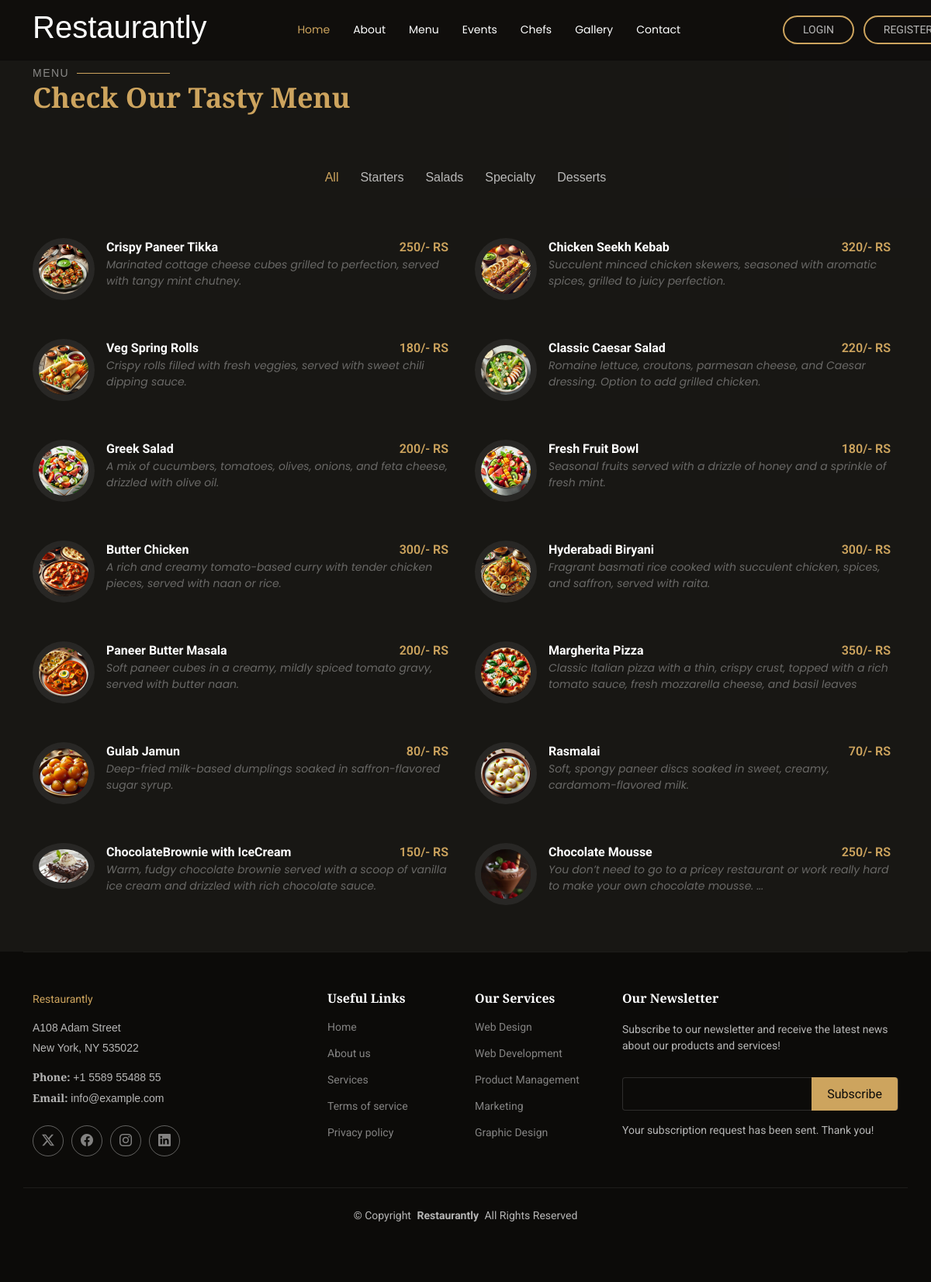
The page /menu on the database its author committed.
### myapp/models.py (models this page shows, shortened)
class Restaurent_Menu_Items(models.Model):
    Category_id = models.ForeignKey(Category, on_delete=models.CASCADE)
    Name = models.CharField(max_length=30)
    desc = models.CharField(max_length=300)
    price = models.IntegerField(default=0)
    image=models.ImageField(upload_to='photos')

### myapp/views.py (the view)
# urls.py: path('menu',views.Menu,name="Menu"),
def Menu(request):
    starters = Restaurent_Menu_Items.objects.filter(Category_id__Category_Name='Starters')
    salads = Restaurent_Menu_Items.objects.filter(Category_id__Category_Name='Salads')
    specialty = Restaurent_Menu_Items.objects.filter(Category_id__Category_Name='Specialty')
    desserts = Restaurent_Menu_Items.objects.filter(Category_id__Category_Name='desserts')
    context = {
        'starters': starters,
        'salads': salads,
        'specialty': specialty,
        'desserts': desserts,
    }
    return render(request, 'Menu.html',context)

### myapp/templates/Menu.html (shortened to what this page needs)
{% extends 'basic.html'  %}
{% block body %}
  <main>
    <section id="menu" class="menu section">
      <div class="container section-title" data-aos="fade-up">
        <h2 style="margin-top:30px;">Menu</h2>
        <p>Check Our Tasty Menu</p>
      </div>
     <div class="container isotope-layout" data-default-filter="*" data-layout="masonry" data-sort="original-order">
    <div class="row" data-aos="fade-up" data-aos-delay="100">
        <div class="col-lg-12 d-flex justify-content-center">
            <ul class="menu-filters isotope-filters">
                <li data-filter="*" class="filter-active">All</li>
                <li data-filter=".filter-starters">Starters</li>
                <li data-filter=".filter-salads">Salads</li>
                <li data-filter=".filter-specialty">Specialty</li>
                <li data-filter=".filter-desserts">Desserts</li>
            </ul>
        </div>
    </div>
    <div class="row isotope-container" data-aos="fade-up" data-aos-delay="200">
        {% for item in starters %}
        <div class="col-lg-6 menu-item isotope-item filter-starters">
            <img src="/media/{{ item.image }}" class="menu-img" alt="{{ item.Name }}">
            <div class="menu-content">
                <a href="{% url 'product_details' item.id %}">{{ item.Name }}</a><span>{{ item.price }}/- RS</span>
            </div>
            <div class="menu-ingredients">
                {{ item.desc }}
            </div>
        </div>
        {% endfor %}
        {% for item in salads %}
        <div class="col-lg-6 menu-item isotope-item filter-salads">
            <img src="/media/{{ item.image }}" class="menu-img" alt="{{ item.Name }}">
            <div class="menu-content">
                <a href="{% url 'product_details' item.id %}">{{ item.Name }}</a><span>{{ item.price }}/- RS</span>
            </div>
            <div class="menu-ingredients">
                {{ item.desc }}
            </div>
        </div>
        {% endfor %}
        {% for item in specialty %}
        <div class="col-lg-6 menu-item isotope-item filter-specialty">
            <img src="/media/{{ item.image }}" class="menu-img" alt="{{ item.Name }}">
            <div class="menu-content">
                <a href="{% url 'product_details' item.id %}">{{ item.Name }}</a><span>{{ item.price }}/- RS</span>
            </div>
            <div class="menu-ingredients">
                {{ item.desc }}
            </div>
        </div>
        {% endfor %}
        {% for item in desserts %}
        <div class="col-lg-6 menu-item isotope-item filter-desserts">
            <img src="/media/{{ item.image }}" class="menu-img" alt="{{ item.Name }}">
            <div class="menu-content">
                <a href="{% url 'product_details' item.id %}">{{ item.Name }}</a><span>{{ item.price }}/- RS</span>
            </div>
            <div class="menu-ingredients">
                {{ item.desc }}
            </div>
        </div>
        {% endfor %}
    </div>
</div>
    </section>
  </main>
{% endblock%}

### myapp/templates/basic.html (shortened to what this page needs)
<!DOCTYPE html>
<html lang="en">
<head>
  <link href="../static/vendor/bootstrap/css/bootstrap.min.css" rel="stylesheet">
  <link href="../static/vendor/bootstrap-icons/bootstrap-icons.css" rel="stylesheet">
  <link href="../static/vendor/aos/aos.css" rel="stylesheet">
  <link href="../static/vendor/glightbox/css/glightbox.min.css" rel="stylesheet">
  <link href="../static/vendor/swiper/swiper-bundle.min.css" rel="stylesheet">
  <link href="../static/css/main.css" rel="stylesheet">
</head>
<body class="index-page">
  <header id="header" class="header fixed-top">
    <div class="branding d-flex align-items-center">
      <div class="container position-relative d-flex align-items-center justify-content-between">
        <a href="/" class="d-flex align-items-center me-auto me-xl-0">
          <h1 class="sitename">Restaurantly</h1>
        </a>
        <nav id="navmenu" class="navmenu">
          <ul>
            <li><a href="/" class="active">Home<br></a></li>
            <li><a href="#about">About</a></li>
            <li><a href="../menu">Menu</a></li>
            <li><a href="../event">Events</a></li>
            <li><a href="#chefs">Chefs</a></li>
            <li><a href="#gallery">Gallery</a></li>
            <li><a href="../contact">Contact</a></li>
          </ul>
        </nav>
        {% if request.session.useremail %}
         <a class="btn-book-a-table d-none d-xl-block" style="margin-right:-10px; font-size:11px;" href="../booking">Book A Table</a>
         <a class="btn-book-a-table d-none d-xl-block" style="margin-right:-70px; font-size:11px" href="../logout">Logout</a>
        {% else %}
         <a class="btn-book-a-table d-none d-xl-block" style="margin-right:-120px;" href="../login">Login</a>
         <a class="btn-book-a-table d-none d-xl-block" style="margin-right:-70px;" href="../sign_up">Register</a>
        {% endif %}
      </div>
    </div>
  </header>
   {% block body %}{% endblock%}
  <footer id="footer" class="footer">
    <div class="container footer-top">
      <div class="row gy-4">
        <div class="col-lg-4 col-md-6 footer-about">
          <a href="index.html" class="d-flex align-items-center">
            <span class="sitename">Restaurantly</span>
          </a>
          <div class="footer-contact pt-3">
            <p>A108 Adam Street</p>
            <p>New York, NY 535022</p>
            <p class="mt-3"><strong>Phone:</strong> <span>+1 5589 55488 55</span></p>
            <p><strong>Email:</strong> <span>info@example.com</span></p>
          </div>
          <div class="social-links d-flex mt-4">
            <a href=""><i class="bi bi-twitter-x"></i></a>
            <a href=""><i class="bi bi-facebook"></i></a>
            <a href=""><i class="bi bi-instagram"></i></a>
            <a href=""><i class="bi bi-linkedin"></i></a>
          </div>
        </div>
        <div class="col-lg-2 col-md-3 footer-links">
          <h4>Useful Links</h4>
          <ul>
            <li><a href="/">Home</a></li>
            <li><a href="/">About us</a></li>
            <li><a href="/">Services</a></li>
            <li><a href="/">Terms of service</a></li>
            <li><a href="/">Privacy policy</a></li>
          </ul>
        </div>
        <div class="col-lg-2 col-md-3 footer-links">
          <h4>Our Services</h4>
          <ul>
            <li><a href="#">Web Design</a></li>
            <li><a href="#">Web Development</a></li>
            <li><a href="#">Product Management</a></li>
            <li><a href="#">Marketing</a></li>
            <li><a href="#">Graphic Design</a></li>
          </ul>
        </div>
        <div class="col-lg-4 col-md-12 footer-newsletter">
          <h4>Our Newsletter</h4>
          <p>Subscribe to our newsletter and receive the latest news about our products and services!</p>
          <form action="forms/newsletter.php" method="post" class="form">
            <div class="newsletter-form"><input type="email" name="email"><input type="submit" value="Subscribe"></div>
            <div class="sent-message">Your subscription request has been sent. Thank you!</div>
          </form>
        </div>
      </div>
    </div>
    <div class="container copyright text-center mt-4">
      <p>© <span>Copyright</span> <strong class="px-1 sitename">Restaurantly</strong> <span>All Rights Reserved</span></p>
    </div>
  </footer>
</body>
</html>

### rows shown on the page
Restaurent_Menu_Items: image (picture), Name "Crispy Paneer Tikka", price "250", desc "Marinated cottage cheese cubes grilled to perfection, served with tangy mint chutney."
Restaurent_Menu_Items: image (picture), Name "Chicken Seekh Kebab", price "320", desc "Succulent minced chicken skewers, seasoned with aromatic spices, grilled to juicy perfection."
Restaurent_Menu_Items: image (picture), Name "Veg Spring Rolls", price "180", desc "Crispy rolls filled with fresh veggies, served with sweet chili dipping sauce."
Restaurent_Menu_Items: image (picture), Name "Classic Caesar Salad", price "220", desc "Romaine lettuce, croutons, parmesan cheese, and Caesar dressing. Option to add grilled chicken."
Restaurent_Menu_Items: image (picture), Name "Greek Salad", price "200", desc "A mix of cucumbers, tomatoes, olives, onions, and feta cheese, drizzled with olive oil."
Restaurent_Menu_Items: image (picture), Name "Fresh Fruit Bowl", price "180", desc "Seasonal fruits served with a drizzle of honey and a sprinkle of fresh mint."
Restaurent_Menu_Items: image (picture), Name "Butter Chicken", price "300", desc "A rich and creamy tomato-based curry with tender chicken pieces, served with naan or rice."
Restaurent_Menu_Items: image (picture), Name "Hyderabadi Biryani", price "300", desc "Fragrant basmati rice cooked with succulent chicken, spices, and saffron, served with raita."
Restaurent_Menu_Items: image (picture), Name "Paneer Butter Masala", price "200", desc "Soft paneer cubes in a creamy, mildly spiced tomato gravy, served with butter naan."
Restaurent_Menu_Items: image (picture), Name "Margherita Pizza", price "350", desc "Classic Italian pizza with a thin, crispy crust, topped with a rich tomato sauce, fresh mozzarella cheese, and basil leaves"
Restaurent_Menu_Items: image (picture), Name "Gulab Jamun", price "80", desc "Deep-fried milk-based dumplings soaked in saffron-flavored sugar syrup."
Restaurent_Menu_Items: image (picture), Name "Rasmalai", price "70", desc "Soft, spongy paneer discs soaked in sweet, creamy, cardamom-flavored milk."
Restaurent_Menu_Items: image (picture), Name "ChocolateBrownie with IceCream", price "150", desc "Warm, fudgy chocolate brownie served with a scoop of vanilla ice cream and drizzled with rich chocolate sauce."
Restaurent_Menu_Items: image (picture), Name "Chocolate Mousse", price "250", desc "You don’t need to go to a pricey restaurant or work really hard to make your own chocolate mousse. ..."
